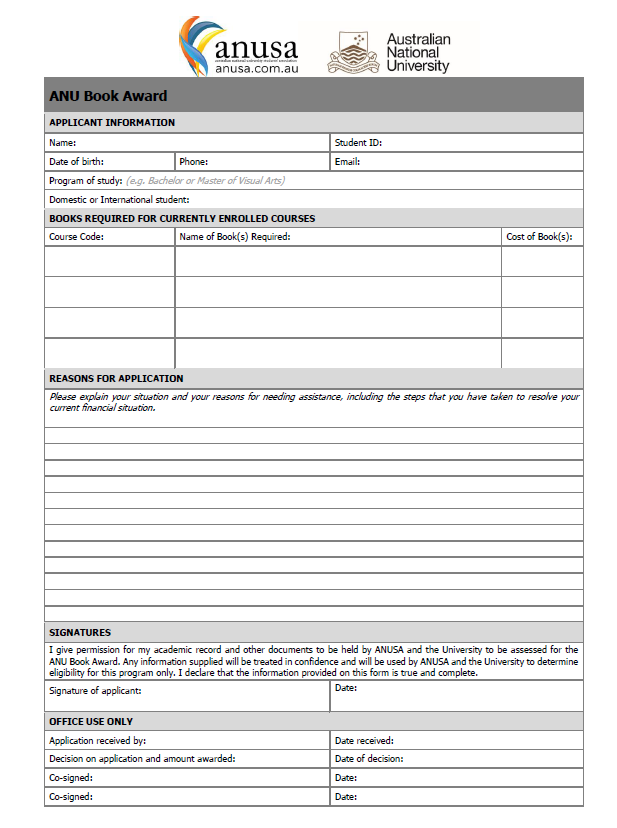
#> input picture SmartForm-1.3/project/data/input/1.jpg, 617 x 828 px
$ python -i Image.py   (imports and definitions only)
#> lines starting #> are read from the running program, lines starting #| are printed output that depends on the picture; after the words box and inside, x2 and y2 are one past the last pixel; in counts of white or black regions, pixels touching at a corner belong together
import cv2
import numpy as np

from detection.Element import Element


class Image:
    def __init__(self, img_file_name, resize_height=None, configuration=None):
#> called with img_file_name = '../data/input/1.jpg'
        self.img_file_name = img_file_name
        self.img = cv2.imread(img_file_name)
#> self.img is the input picture: shape (828, 617, 3); mean B, G, R 233.8, 233.8, 233.8
        self.resize_height = resize_height
        self.resize_img_by_height()

        #self.blured_img = cv2.blur(self.img, (3, 3))
        #self.grey_img = cv2.cvtColor(self.blured_img, cv2.COLOR_BGR2GRAY)
        self.grey_img = cv2.cvtColor(self.img, cv2.COLOR_BGR2GRAY)
        self.img_shape = self.img.shape
#> self.img_shape = (828, 617, 3)

        self.gradient_map = None
        self.binary_map = None
        self.get_gradient_map()
        self.get_binary_map()
        #self.get_binary_map_canny()

        self.all_elements = []
        self.rectangle_elements = []
        self.square_elements = []
        self.line_elements = []
        self.config = configuration

    '''
    ************************
    **** Pre-processing ****
    ************************
    '''
    def resize_img_by_height(self):
        if self.resize_height is not None:
            org_shape = self.img.shape
            resize_h = self.resize_height
            resize_w = int(org_shape[1] * (resize_h/org_shape[0]))
            self.img = cv2.resize(self.img, (resize_w, resize_h))

    def get_gradient_map(self):
        '''
        :return: gradient map
        '''
        img_f = np.copy(self.grey_img)
        img_f = img_f.astype("float")

        kernel_h = np.array([[0, 0, 0], [0, -1., 1.], [0, 0, 0]])
        kernel_v = np.array([[0, 0, 0], [0, -1., 0], [0, 1., 0]])
        dst1 = abs(cv2.filter2D(img_f, -1, kernel_h))
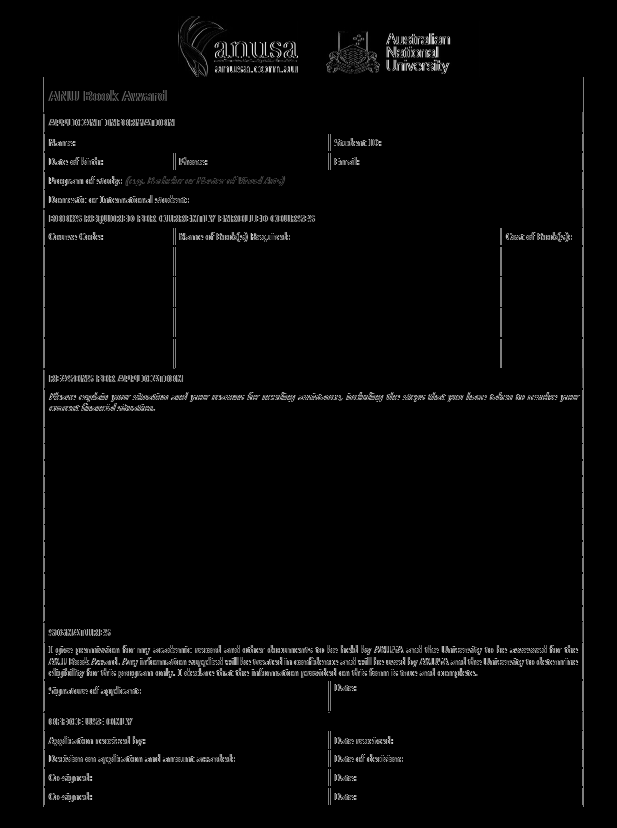
#> dst1: shape (828, 617) float64; min 0, max 247, mean 5.6
        dst2 = abs(cv2.filter2D(img_f, -1, kernel_v))
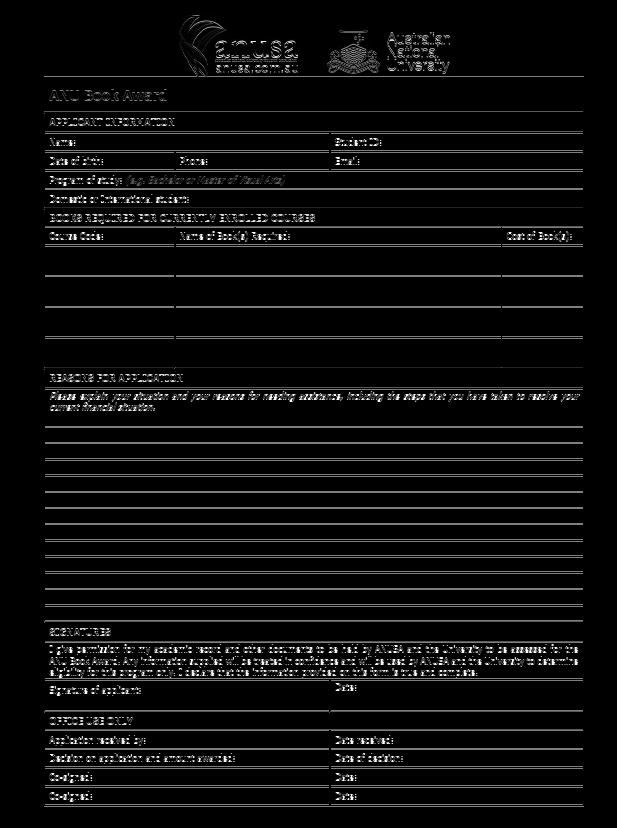
#> dst2: shape (828, 617) float64; min 0, max 255, mean 13.1
        gradient = (dst1 + dst2).astype('uint8')
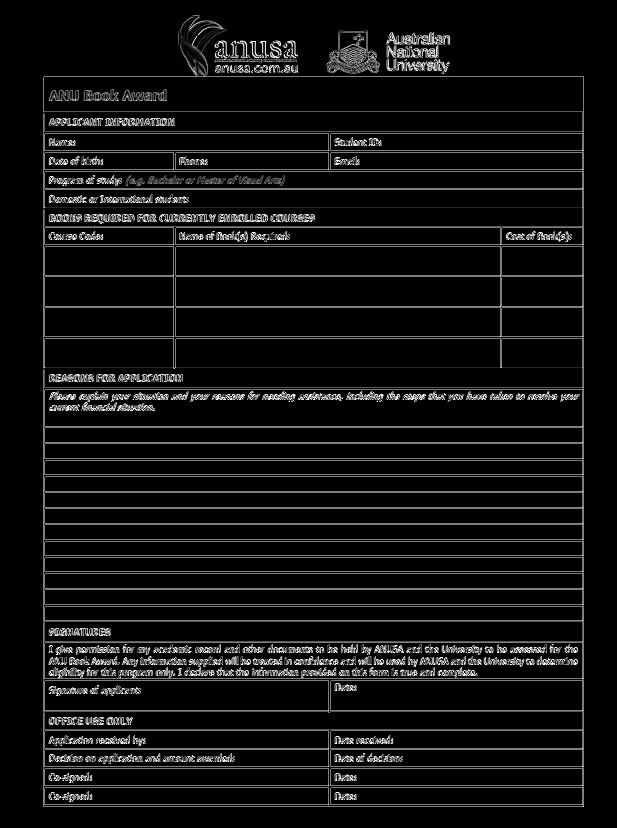
#> gradient: shape (828, 617); min 0, max 255, mean 17.1
        self.gradient_map = gradient
        return gradient

    def get_binary_map(self, min_grad=10):
        '''
        :param min_grad: if a pixel is bigger than this, then count it as foreground (255)
        :return: binary map
        '''
#> called with min_grad = 10
        ret, bin = cv2.threshold(self.gradient_map, min_grad, 255, cv2.THRESH_BINARY)
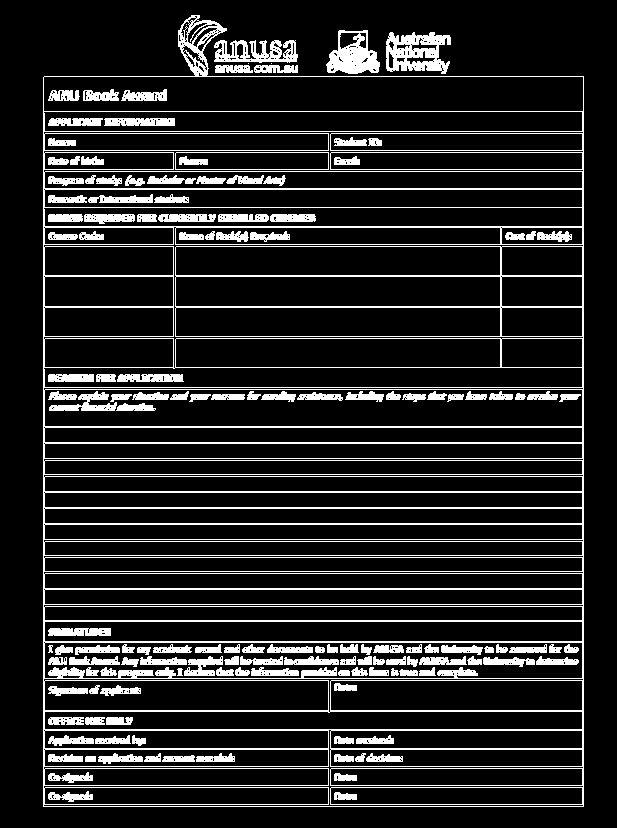
#> bin: shape (828, 617); 14.1% white; 151 white regions (3 under 20 px), largest, box (x1, y1, x2, y2) and area: (43, 15, 584, 807) 40766, (386, 32, 451, 74) 1688, (326, 30, 380, 74) 1372
#> ret = 10
        #morph = cv2.morphologyEx(bin, cv2.MORPH_CLOSE, (3, 3))  # remove noises
        self.binary_map = bin
        #cv2.namedWindow('binary',cv2.WINDOW_NORMAL)
        #cv2.imshow('binary', self.binary_map)
        #cv2.waitKey(0)
        return bin

    # [25 lines left out: functions get_binary_map_for_scan, get_binary_map_canny, not called in this run]

    '''
    ***************************
    **** Element Detection ****
    ***************************
    '''
    # [60 lines left out: functions get_elements, get_other_elements, detect_rectangle_and_square_elements, detect_line_elements, not called in this run]

    '''
    ***********************
    **** Visualization ****
    ***********************
    '''
    # [78 lines left out: functions visualize_elements_contours, visualize_elements_contours_individual, not called in this run]

>>> result = Image('../data/input/1.jpg').get_gradient_map()

$ run again, on SmartForm-1.3/project/data/input/10.jpg
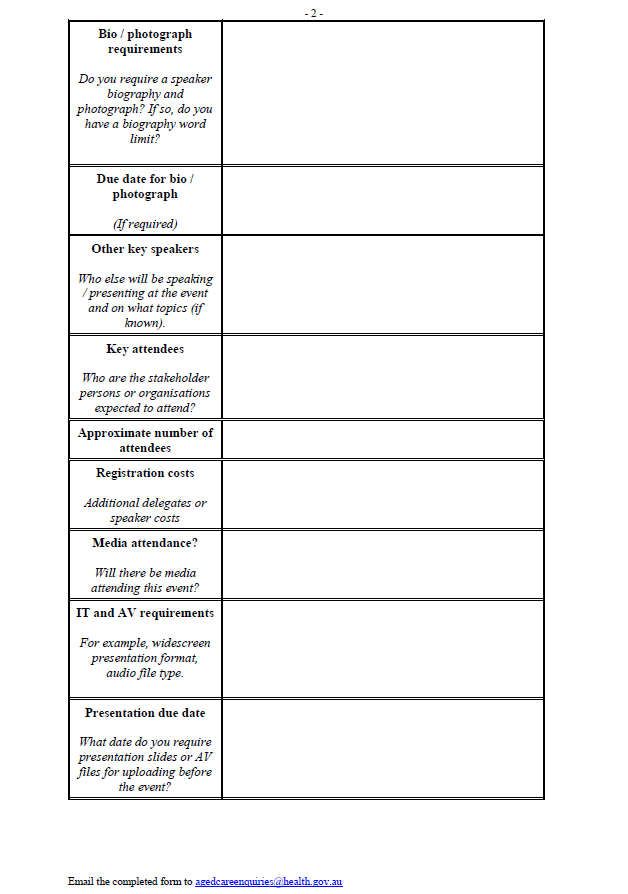
#> input picture SmartForm-1.3/project/data/input/10.jpg, 628 x 894 px
#> in __init__, self.img is the input picture: shape (894, 628, 3); mean B, G, R 244.4, 244, 244
#> in get_gradient_map, `dst1 = abs(cv2.filter2D(img_f, -1, kernel_h))`:
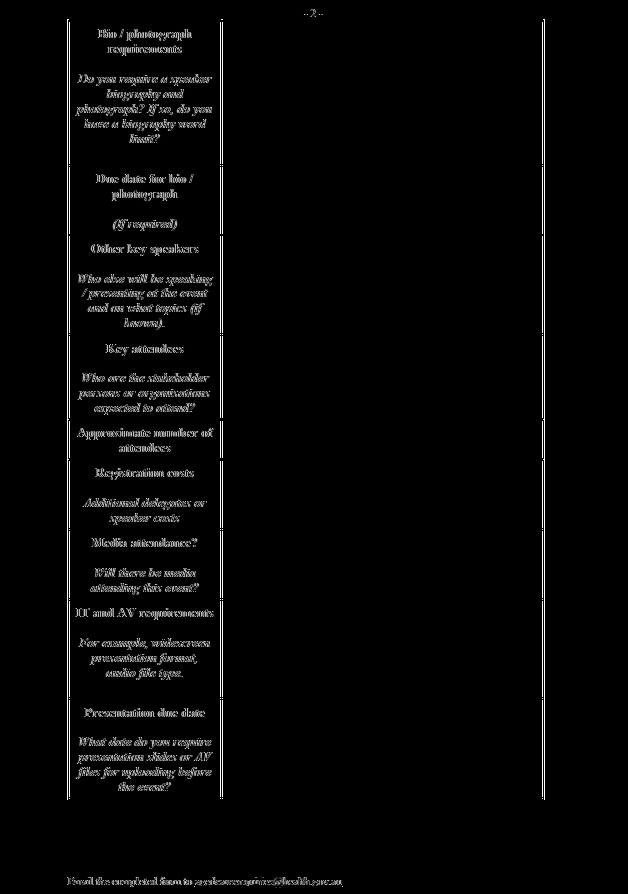
#> dst1: shape (894, 628) float64; min 0, max 254, mean 6.3
#> in get_binary_map, `ret, bin = cv2.threshold(self.gradient_map, min_grad, 255, cv2.THRESH_..`:
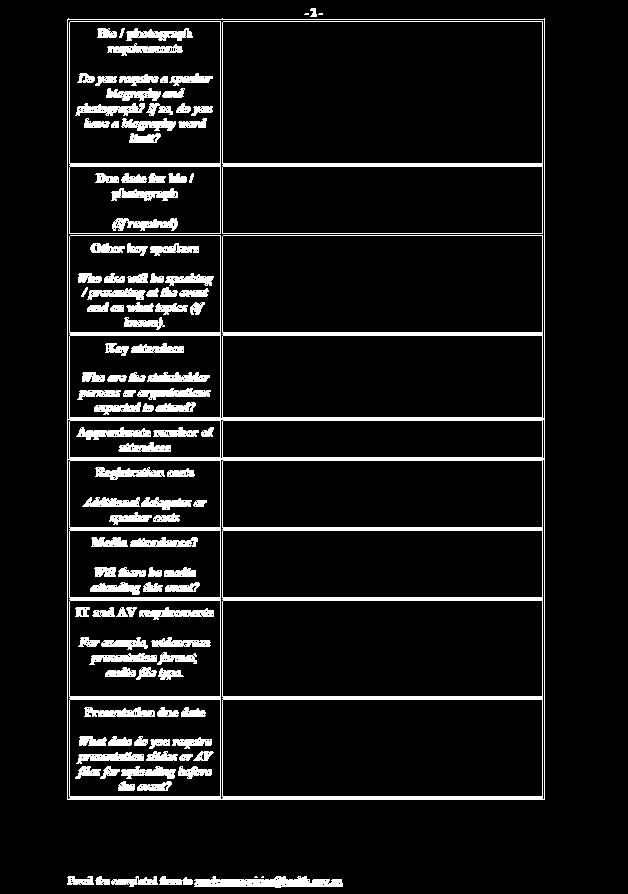
#> bin: shape (894, 628); 8.8% white; 122 white regions (4 under 20 px), largest, box (x1, y1, x2, y2) and area: (67, 18, 545, 800) 17891, (222, 21, 543, 234) 2337, (69, 21, 221, 234) 1323
#> ret = 10

$ run again, on SmartForm-1.3/project/data/input/11.JPG
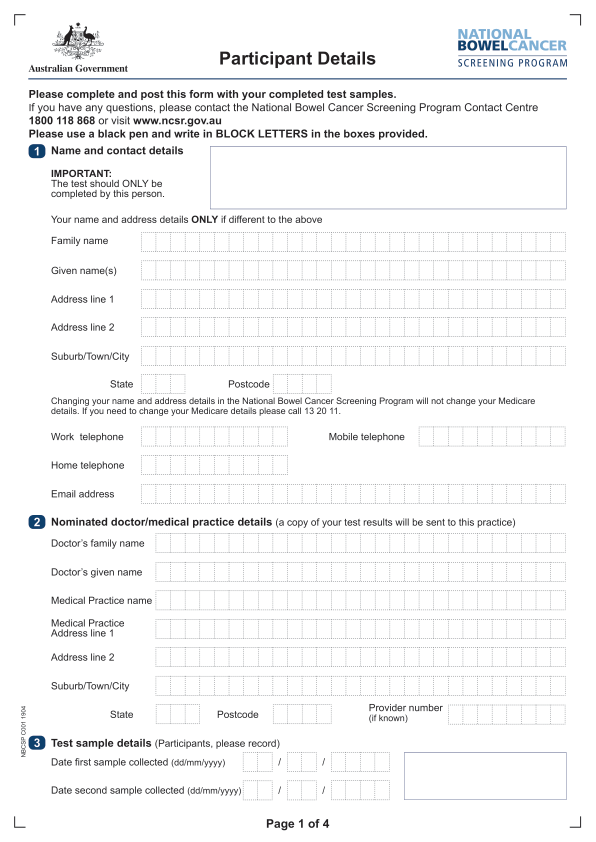
#> input picture SmartForm-1.3/project/data/input/11.JPG, 1191 x 1684 px (shown at 1/2 size)
#> in __init__, self.img is the input picture: shape (1684, 1191, 3); mean B, G, R 246.7, 246.3, 246
#> in get_gradient_map, `gradient = (dst1 + dst2).astype('uint8')`:
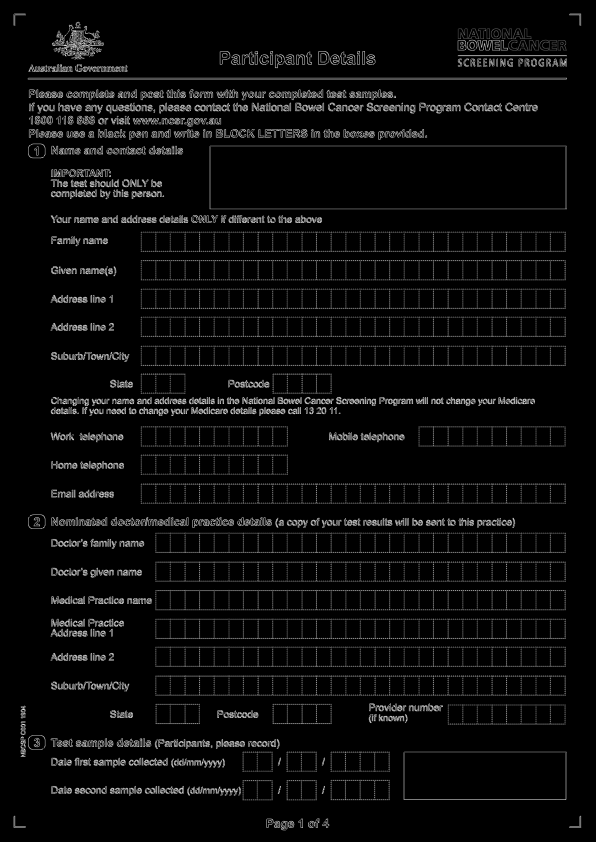
#> gradient: shape (1684, 1191) (shown at 1/2 size); min 0, max 255, mean 10.9
#> in get_binary_map, `ret, bin = cv2.threshold(self.gradient_map, min_grad, 255, cv2.THRESH_..`:
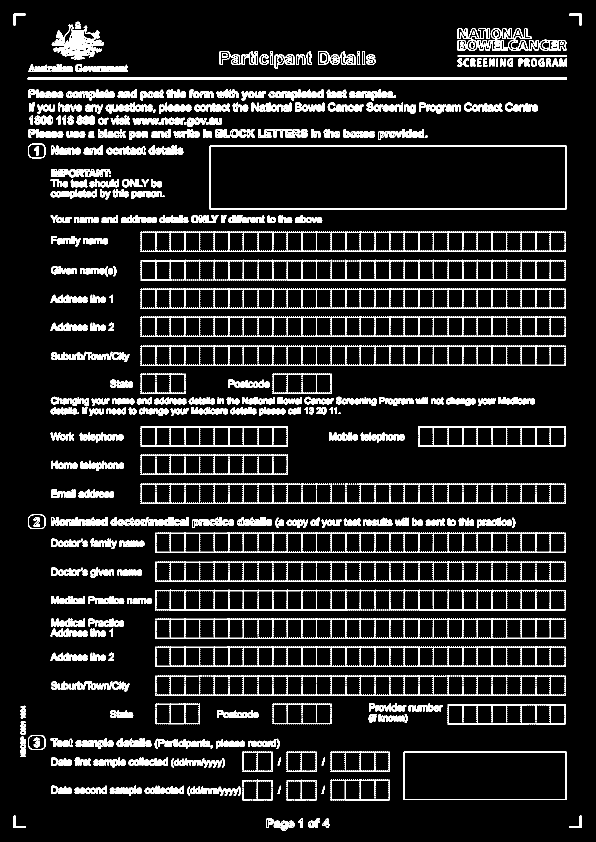
#> bin: shape (1684, 1191) (shown at 1/2 size); 11.2% white; 1339 white regions (748 under 20 px), largest, box (x1, y1, x2, y2) and area: (281, 463, 1131, 504) 6675, (310, 1293, 1131, 1334) 6442, (419, 291, 1133, 419) 4771
#> ret = 10

$ run again, on SmartForm-1.3/project/data/input/2.jpg
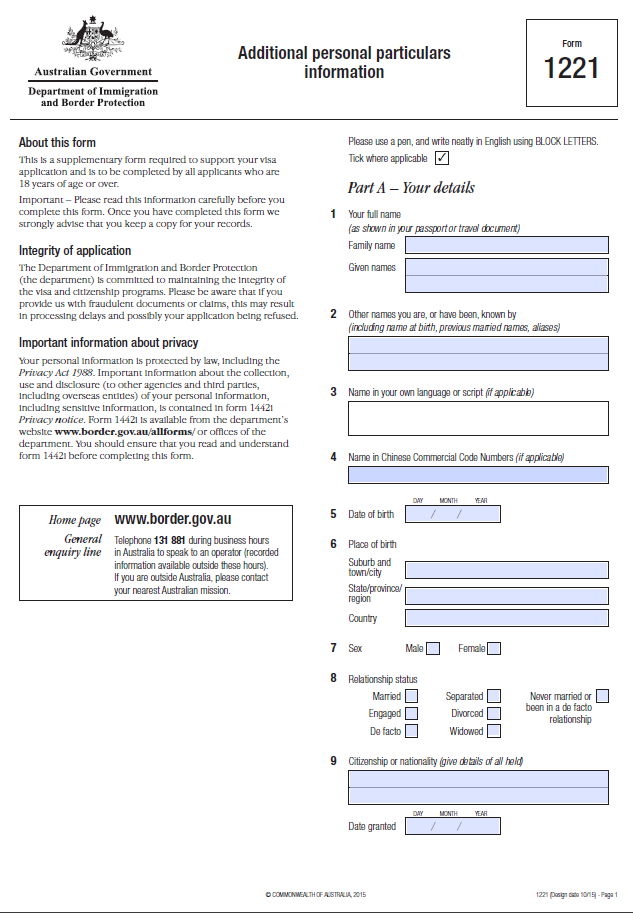
#> input picture SmartForm-1.3/project/data/input/2.jpg, 633 x 913 px
#> in __init__, self.img is the input picture: shape (913, 633, 3); mean B, G, R 243.3, 240.9, 240.5
#> in get_gradient_map, `gradient = (dst1 + dst2).astype('uint8')`:
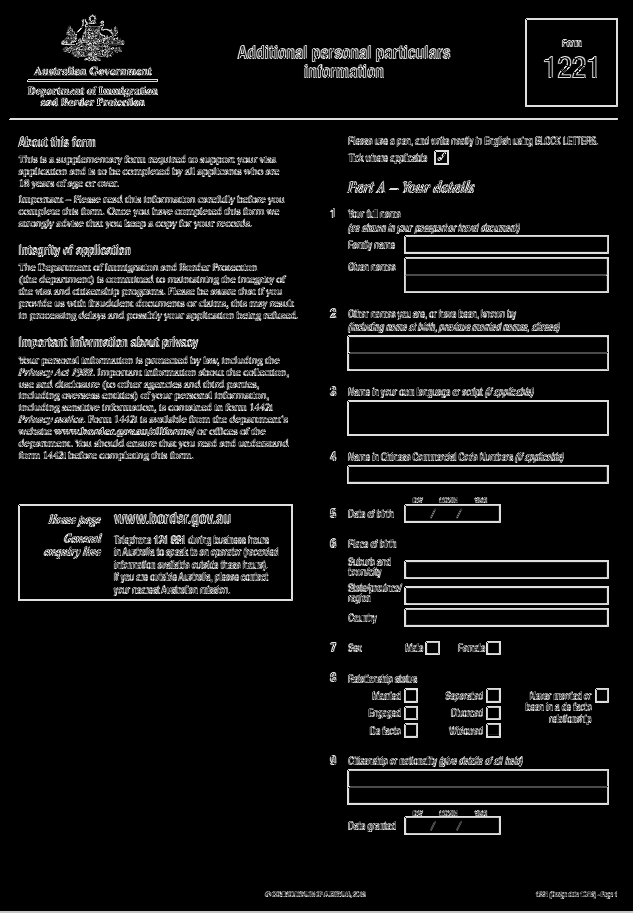
#> gradient: shape (913, 633); min 0, max 255, mean 19.5
#> in get_binary_map, `ret, bin = cv2.threshold(self.gradient_map, min_grad, 255, cv2.THRESH_..`:
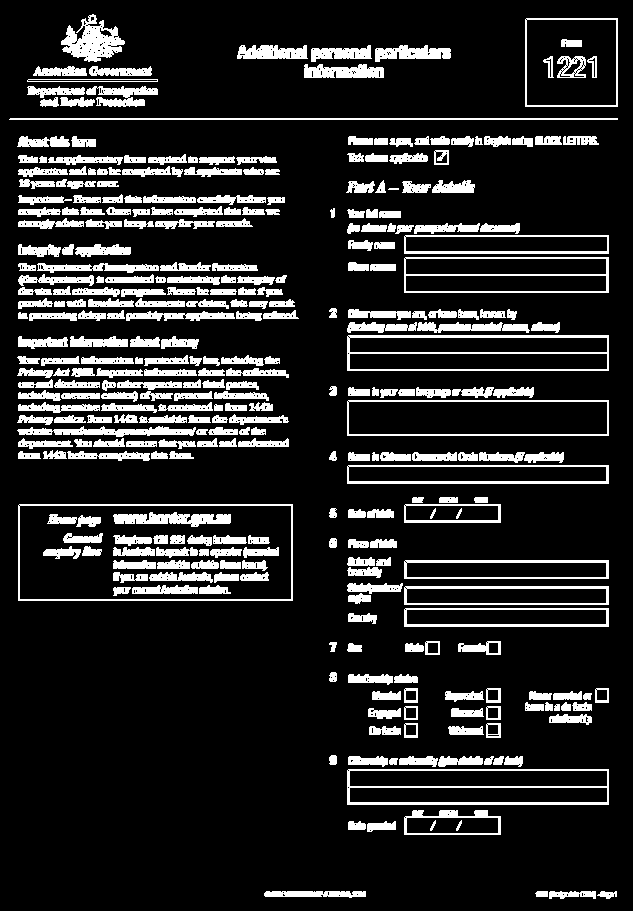
#> bin: shape (913, 633); 15.1% white; 334 white regions, largest, box (x1, y1, x2, y2) and area: (347, 769, 609, 805) 1976, (347, 335, 609, 371) 1975, (61, 14, 125, 62) 1597
#> ret = 10
